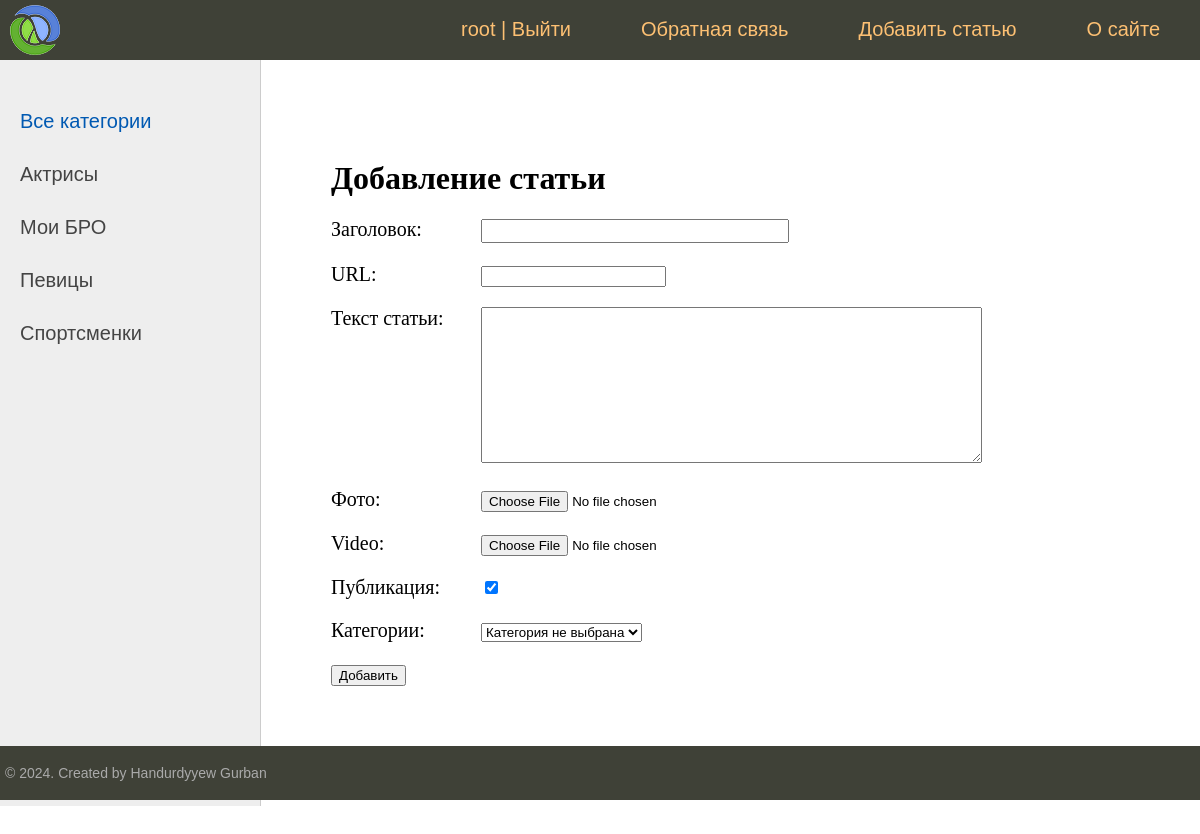
Screenshot of /addpage/ (signed in) with the database file from the repository.
### women/models.py (models this page shows)
class Category(models.Model):
    name = models.CharField(max_length=100, db_index=True, verbose_name="Категория")
    slug = models.SlugField(max_length=255, unique=True, db_index=True, verbose_name="URL")
    def __str__(self):
        return self.name
    def get_absolute_url(self):
        return reverse('category', kwargs={'cat_slug': self.slug})
    class Meta:
        verbose_name = 'Категория'
        verbose_name_plural = 'Категории'
        ordering = ['id']

### women/views.py (the view)
# urls.py: path('addpage/', AddPage.as_view(), name='add_page'),
class AddPage(LoginRequiredMixin, DataMixin, CreateView):
    form_class = AddPostForm
    template_name = 'women/addpage.html'
    success_url = reverse_lazy('home')
    login_url = reverse_lazy('home')
    raise_exception = True
    def get_context_data(self, *, object_list=None, **kwargs):
        context = super().get_context_data(**kwargs)
        c_def = self.get_user_context(title="Добавление статьи")
        return dict(list(context.items()) + list(c_def.items()))

### women/forms.py (shortened to what this page needs)
class AddPostForm(forms.ModelForm):
    def __init__(self, *args, **kwargs):
        super().__init__(*args, **kwargs)
        self.fields['cat'].empty_label = "Категория не выбрана"
    class Meta:
        model = Women
        fields = ['title', 'slug', 'content', 'photo', 'video', 'is_published', 'cat']
        widgets = {
            'title': forms.TextInput(attrs={'class': 'form-input'}),
            'content': forms.Textarea(attrs={'cols': 60, 'rows': 10}),
        }

### women/utils.py (called while the page is built)
    def get_user_context(self, **kwargs):
        context = kwargs
        cats = Category.objects.annotate(Count('women'))
        user_menu = menu.copy()
        if not self.request.user.is_authenticated:
            user_menu.pop(1)
        context['menu'] = user_menu
        context['cats'] = cats
        if 'cat_selected' not in context:
            context['cat_selected'] = 0
        return context

### women/templates/women/addpage.html (shortened to what this page needs)
{% extends 'women/base.html' %}
{% block content %}
<h1>{{title}}</h1>
<form action="{% url 'add_page' %}" method="post" enctype="multipart/form-data">
{% for f in form %}
<p><label class="form-label" for="{{ f.id_for_label }}">{{f.label}}: </label>{{ f }}</p>
{% endfor %}
    <button type="submit">Добавить</button>
</form>
{% endblock %}

### women/templates/women/base.html (shortened to what this page needs)
{% load static %}
{% load women_tags %}
<!DOCTYPE html>
<html>
<head>
	<link type="text/css" href="{% static 'women/css/styles.css' %}" rel="stylesheet" />
</head>
<body>
<table class="table-page" border=0 cellpadding="0" cellspacing="0">
<tr><td valign=top>
{% block mainmenu %}
		<div class="header">
			<ul id="mainmenu" class="mainmenu">
			<li class="logo"><a href="{% url 'home' %}"><div class="logo"></div></a></li>
{% for m in menu %}
<li class="last"><a href="{% url m.url_name %}">{{m.title}}</a></li>
{% endfor %}
{% if request.user.is_authenticated %}
<li class="last">{{user.username}} | <a href="{% url 'logout' %}">Выйти</a></li>
{% else %}
<li class=""><a href="{% url 'register' %}">Регистрация</a> | <a href="{% url 'login' %}">Войти</a></li>
{% endif %}
			</ul>
		</div>
{% endblock mainmenu %}
<table class="table-content" border=0 cellpadding="0" cellspacing="0">
<tr>
	<td valign="top" class="left-chapters">
	<ul id="leftchapters">
{% if cat_selected == 0 %}
		<li class="selected">Все категории</li>
{% else %}
		<li><a href="{% url 'home' %}">Все категории</a></li>
{% endif %}
{% for c in cats %}
{% if c.women__count > 0 %}
	{% if c.pk == cat_selected %}
		<li class="selected">{{c.name}}</li>
	{% else %}
		<li><a href="{{ c.get_absolute_url }}">{{c.name}}</a></li>
	{% endif %}
{% endif %}
{% endfor %}
	</ul>
</td>
<td valign="top" class="content">
	<div class="content-text">
{% block content %}
{% endblock %}
	</div>
</td></tr></table>
</td></tr>
<tr><td valign=top>
	<div id="footer">
		<p>&copy; 2024. Created by Handurdyyew Gurban</p>
	</div>
</td></tr></table>
</body>
</html>

### women/static/women/css/styles.css (style rules this page uses)
html, body { font-family: 'Arial'; margin: 0; padding: 0; height: 100%; width: 100%; color: #444; }
a { color: #0059b2; text-decoration: none; }
.table-page { width: 100%; height: 100%; vertical-align: top; }
.table-page tr { height: 100%; }
.header { background: #3F4137; height: 60px; }
.logo { background: url('../images/logo.png') no-repeat 10px 5px; width: 70px; height: 60px; }
ul.mainmenu { list-style: none; margin: 0; padding: 0; height: 60px; color: #fdc073; font-size: 20px; overflow: hidden; }
ul.mainmenu li { float: left; margin: 18px 40px 0 30px; }
ul.mainmenu li.logo { margin: 0; }
ul.mainmenu li.last { float: right; }
ul.mainmenu li a { color: #fdc073; text-decoration: none; }
.table-content { width: 100%; min-height: 100%; height: 100%; }
.left-chapters { margin: 0; background: #eee; border-right: 1px solid #ccc; min-height: 100%; }
.left-chapters ul { width: 230px; min-height: 100%; margin: 0; padding: 20px 10px 10px 20px; list-style: none; font-size: 20px; }
.left-chapters ul li { margin: 30px 0 0 0; color: #999; }
.left-chapters ul li.selected { color: #0059b2; }
.left-chapters ul li a { color: #444; text-decoration: none; }
.content { padding: 40px 20px 20px 40px; width: 100%; box-sizing: border-box; }
.content-text { margin: 60px 0 0 30px; color: #000; font-size: 20px; font-family: Yandex Sans Display Light; }
.content-text h1 { font-size: 32px; }
#footer { box-sizing: border-box; background: #3F4137; padding: 5px; color: #aaa; font-size: 14px; font-family: Verdana, Geneva, Arial, Helvetica; text-align: left; overflow: hidden; }
.form-input { width: 300px; font-size: 16px; }
.form-label { display: inline-block; min-width: 150px; vertical-align: top; }

### rows the page displays
Category: name "Актрисы"
Category: name "Мои БРО"
Category: name "Певицы"
Category: name "Спортсменки"

### other values shown
{{ m.title }} "О сайте" "Добавить статью" "Обратная связь"
{{ user.username }} "root"
{{ title }} "Добавление статьи"
{{ f.label }} "Заголовок" "URL" "Текст статьи" "Фото" "Video" "Публикация" "Категории"
